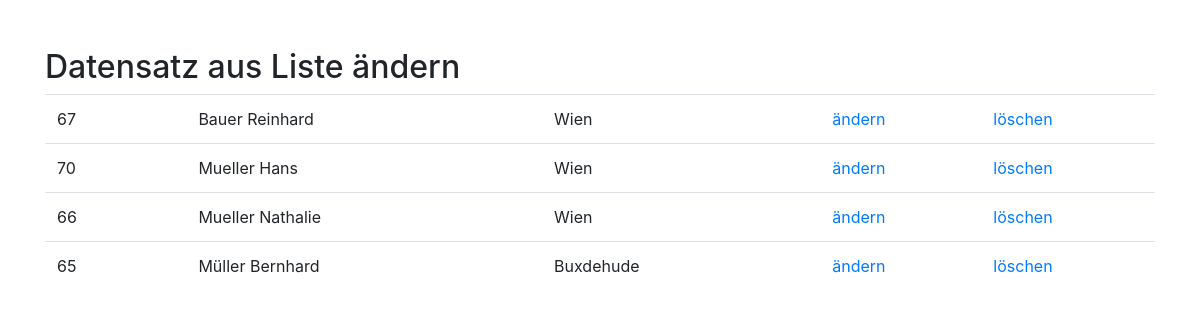
/person_DS_aus_Liste_aendern_und_loeschen.php, run on an earlier commit of the app's database.
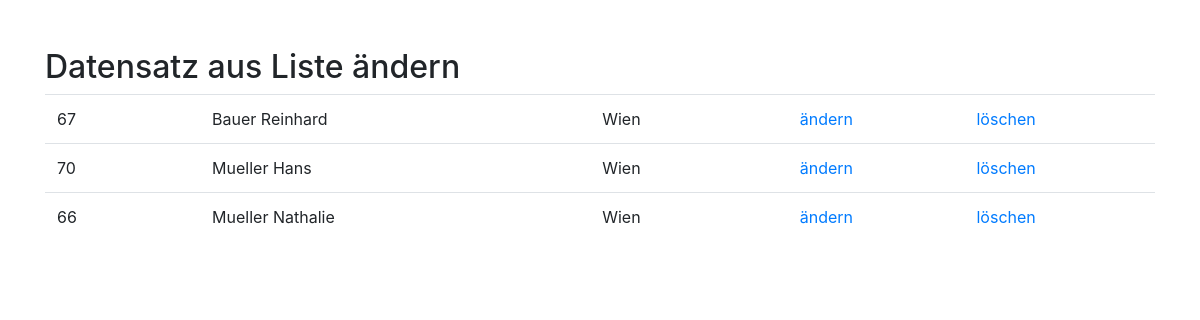
And on a later commit of the database.
### tables this page shows
CREATE TABLE `person` (
  `Person_Id` int(11) NOT NULL,
  `Person_Nachname` varchar(50) NOT NULL,
  `Person_Vorname` varchar(50) DEFAULT NULL,
  `Person_Strasse` varchar(50) DEFAULT NULL,
  `Person_PLZ` varchar(20) DEFAULT NULL,
  `Person_Ort` varchar(50) DEFAULT NULL,
  `Person_SVNr` varchar(10) NOT NULL,
  `Person_Email` varchar(50) DEFAULT NULL,
  `Person_Stammkunde` tinyint(1) NOT NULL DEFAULT 0,
  `Person_Geschlecht` varchar(1) DEFAULT NULL,
  `Person_Abonnement` varchar(10) NOT NULL DEFAULT 'klein',
  `Person_Passwort` varchar(255) NOT NULL COMMENT 'muss so lang sein wegen Verschlüsselung'
);

### person_DS_aus_Liste_aendern_und_loeschen.php (the view, shortened to what this page needs)
<!doctype html>
<html lang="de">
<head>
    <link rel="stylesheet" href="https://maxcdn.bootstrapcdn.com/bootstrap/4.0.0/css/bootstrap.min.css">
</head>
<body>
<div class="container">
    <h2 class="mt-5">Datensatz aus Liste ändern</h2>
    <table class="table">
        <?php
        require_once 'connection.php';
        try {
            $sql = "SELECT person_id, concat(Person_Nachname, ' ',Person_Vorname) AS Name, Person_Ort FROM `person`
                    ORDER BY Name";
            $result = $conn->query($sql);
            foreach($result as $row => $akt_person) {
                echo "<tr>";
                    echo "<td>".$akt_person['person_id']."<td>";
                    echo "<td>".$akt_person['Name']."<td>";
                    echo "<td>".$akt_person['Person_Ort']."<td>";
                    echo "<td><a href='/lernePhp/person_admin.php?person_id=".$akt_person["person_id"]."&erst_aufruf=1'>ändern</a></td>";
                    echo "<td><a href='/lernePhp/person_del.php?person_id=".$akt_person["person_id"]."'>löschen</a></td>";
                echo "</tr>";
            }
        }
        catch(PDOException $e) {
            echo "Error: " . $e->getMessage();
        }
        ?>
    </table>
  </div>
</body>
</html>

What changed in the data, as far as the page shows it:
removed person: Person_Id "65", Name "Müller Bernhard", Person_Ort "Buxdehude"
